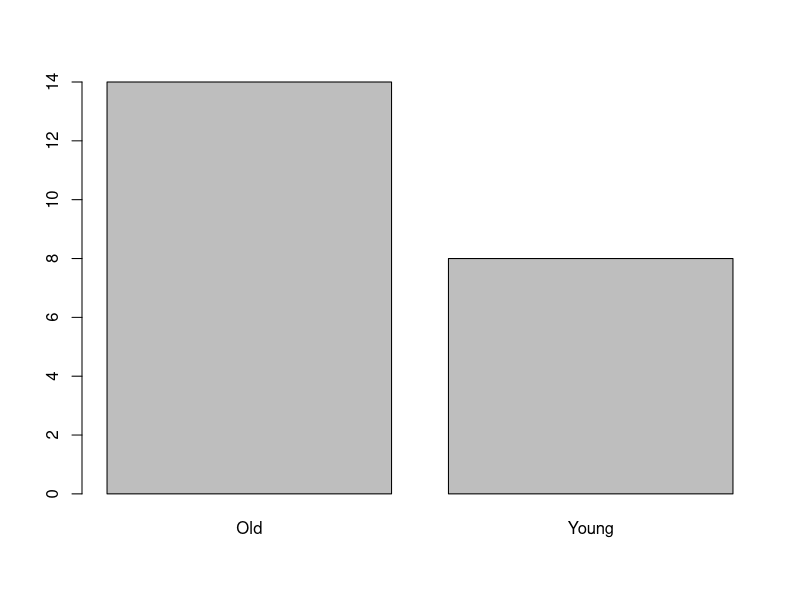
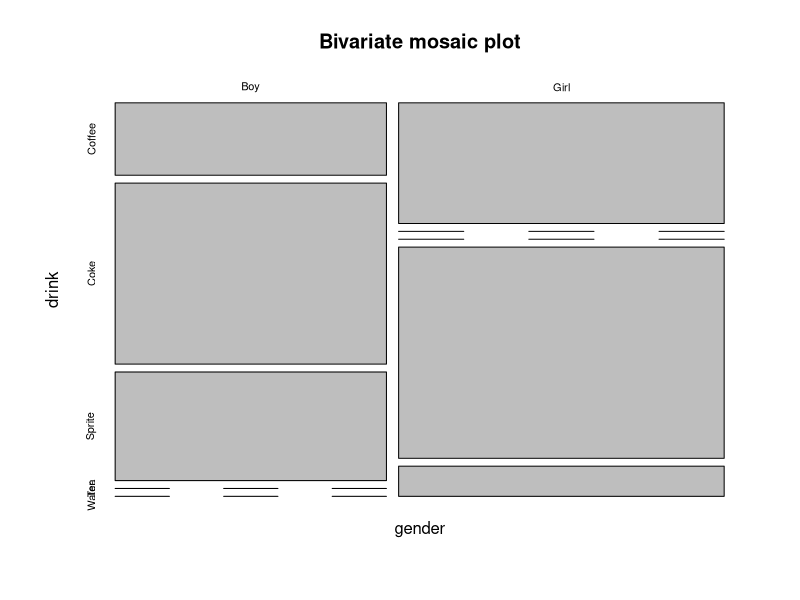
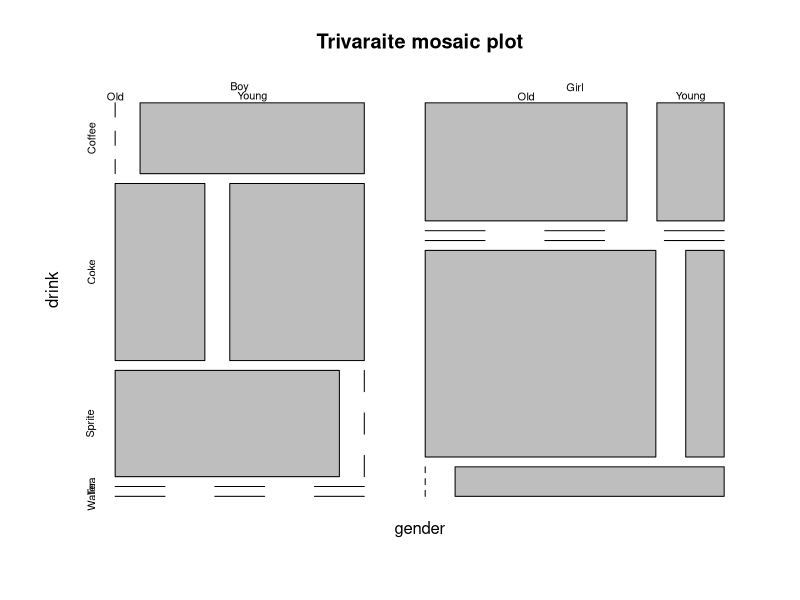
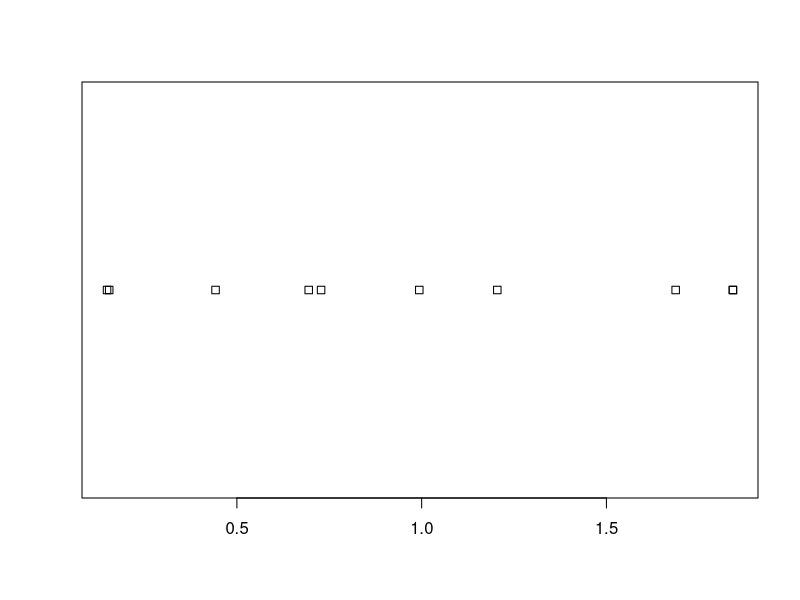
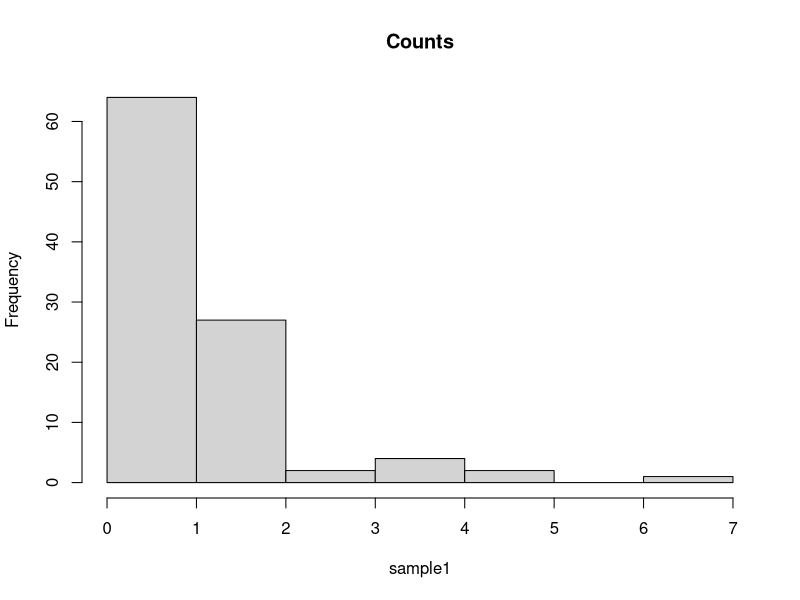
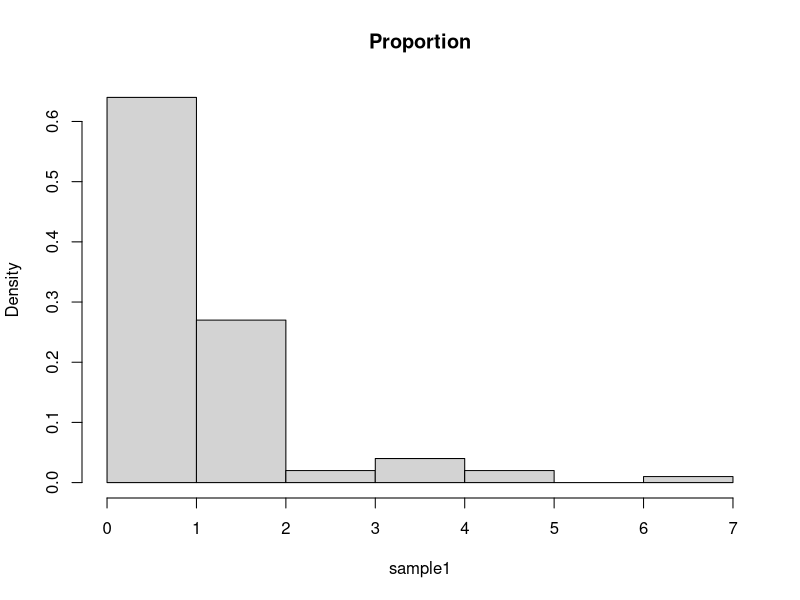
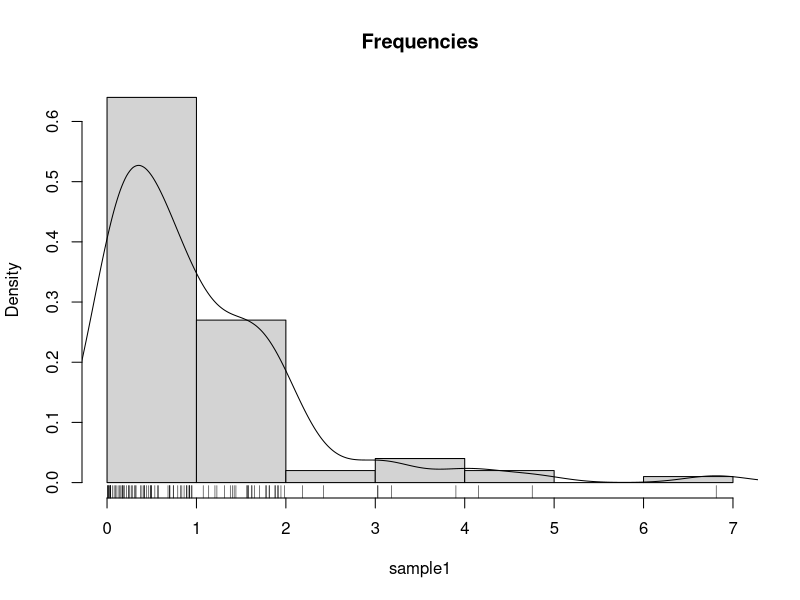
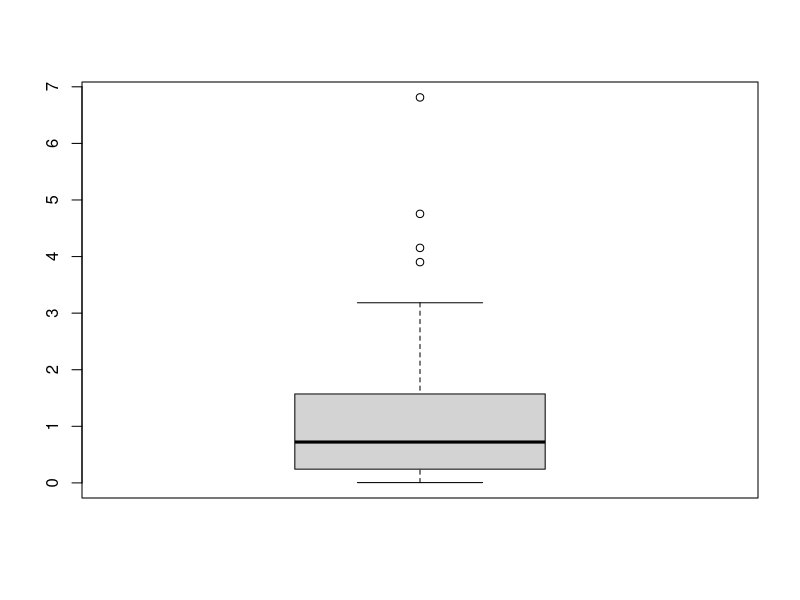

Source code (R) for these figures, in order:
## ---- chunk 1
# Make some data
gender <- c(rep('Boy', 10), rep('Girl', 12))
drink <- c(rep('Coke', 5), rep('Sprite', 3), rep('Coffee', 6), rep('Tea', 7), rep('Water', 1))  
age <-  sample(c('Young', 'Old'), size = length(gender), replace = TRUE)
# Count frequencies
table(gender)
table(drink)
table(age)
## ---- chunk 2
prop.table(table(gender))
## ---- chunk 3
library(magrittr)
cbind(gender, drink) %>% head # bind vectors into matrix and inspect
table1 <- table(gender, drink) # count frequencies of bivariate combinations
table1										
## ---- chunk 4
table2.1 <- table(gender, drink, age) # A machine readable table. 
table2.1
table.2.2 <- ftable(gender, drink, age) # A human readable table.
table.2.2
## ---- chunk 5
prop.table(table1, margin = 1)
prop.table(table1, margin = 2)
## ---- chunk 6
x <- rexp(100) # generate some random data
mean(x) # simple mean
median(x) # median
mean(x, trim = 0.2) # alpha trimmed mean with alpha=0.2
## ---- chunk 7
sd(x) # standard deviation
mad(x) # MAD
IQR(x) # IQR
## ---- chunk 8
yule <- function(x){
  numerator <- 0.5 * (quantile(x,0.75) + quantile(x,0.25))-median(x) 
  denominator <- 0.5* IQR(x)
  c(numerator/denominator, use.names=FALSE)
}
yule(x)
## ---- chunk 9
barplot(table(age))
## ---- chunk 10
plot(table1, main='Bivariate mosaic plot')
## ---- chunk 11
plot(table2.1, main='Trivaraite mosaic plot')
## ---- chunk 12
sample1 <- rexp(10) 							
stripchart(sample1)
## ---- chunk 13
sample1 <- rexp(100) 							
hist(sample1, freq=T, main='Counts')      	
## ---- chunk 14
hist(sample1, freq=F, main='Proportion') 	
## ---- chunk 15
hist(sample1, freq=F, main='Frequencies') 	
lines(density(sample1))                   	
rug(sample1)
## ---- chunk 16
boxplot(sample1)	
## ---- chunk 17
n <- 20
x1 <- rexp(n)
x2 <- 2* x1 + 4 + rexp(n)
plot(x2~x1)
## ---- chunk 18
library(hexbin) # load required library
n <- 2e5
x1 <- rexp(n)
x2 <- 2* x1 + 4 + rnorm(n)
plot(hexbin(x = x1, y = x2))
## ---- chunk 19
covariance <- cov(longley) # The covariance of the longley dataset
correlations <- cor(longley) # The correlations of the longley dataset
lattice::levelplot(correlations)
## ---- chunk 20
 library(corrplot)
 corrplot(correlations, order="AOE", cl.pos="n", tl.pos="n")  
 corrplot(correlations, method="ellipse", cl.pos="n")
 corrplot(correlations, order = "AOE", method="shade")
## ---- chunk 21
library(ggalluvial)
data(majors)
majors$curriculum <- as.factor(majors$curriculum)
ggplot(majors,
       aes(x = semester, stratum = curriculum, alluvium = student,
           fill = curriculum, label = curriculum)) +
  scale_fill_brewer(type = "qual", palette = "Set2") +
  geom_flow(stat = "alluvium", lode.guidance = "rightleft",
            color = "darkgray") +
  geom_stratum() +
  theme(legend.position = "bottom") +
  ggtitle("student curricula across several semesters")
